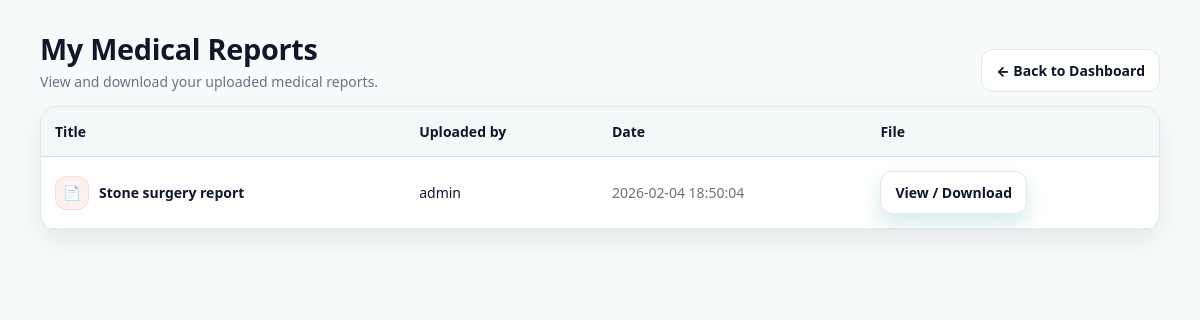
The page /patient/reports.php (signed in) on the database its author committed.
### tables this page shows
CREATE TABLE `reports` (
  `id` int(11) NOT NULL,
  `patient_id` int(11) NOT NULL,
  `title` varchar(150) NOT NULL,
  `file_path` varchar(255) NOT NULL,
  `uploaded_by` enum('admin','patient') NOT NULL,
  `uploaded_at` timestamp NOT NULL DEFAULT current_timestamp()
);

### patient/reports.php (the view, shortened to what this page needs)
<?php
require_once "../config/db.php";
$pid = (int)$_SESSION["user_id"];
$stmt = $conn->prepare("
  SELECT title, file_path, uploaded_by, uploaded_at
  FROM reports
  WHERE patient_id=?
  ORDER BY uploaded_at DESC
");
$stmt->bind_param("i", $pid);
$stmt->execute();
$reports = $stmt->get_result();
?>
<!doctype html>
<html lang="en">
<head>
  <link rel="stylesheet" href="../assests/app.css">
</head>
<body>
<main class="container reps-page">
  <div class="reps-topbar">
    <div>
      <h1 class="reps-title">My Medical Reports</h1>
      <p class="reps-subtitle">View and download your uploaded medical reports.</p>
    </div>
    <div class="reps-actions">
      <a class="btn btn-ghost" href="dashboard.php">← Back to Dashboard</a>
    </div>
  </div>
  <?php if($reports->num_rows === 0): ?>
    <div class="reps-empty">
      <div class="reps-empty-ico" aria-hidden="true">📄</div>
      <div>
        <h3 style="margin:0 0 4px;">No reports yet</h3>
        <p class="muted" style="margin:0;">When admin uploads reports, they will appear here.</p>
      </div>
    </div>
  <?php else: ?>
    <div class="reps-card">
      <div class="reps-table-wrap">
        <table class="reps-table">
          <thead>
            <tr>
              <th>Title</th>
              <th>Uploaded by</th>
              <th>Date</th>
              <th>File</th>
            </tr>
          </thead>
          <tbody>
            <?php while($r = $reports->fetch_assoc()): ?>
              <tr>
                <td>
                  <div class="reps-titlecell">
                    <span class="reps-doc" aria-hidden="true">📄</span>
                    <span><?php echo htmlspecialchars($r["title"]); ?></span>
                  </div>
                </td>
                <td><?php echo htmlspecialchars($r["uploaded_by"]); ?></td>
                <td class="reps-date">
                  <?php echo htmlspecialchars($r["uploaded_at"]); ?>
                </td>
                <td>
                  <a class="btn btn-primary btn-sm" href="../<?php echo htmlspecialchars($r["file_path"]); ?>" target="_blank" rel="noopener">
                    View / Download
                  </a>
                </td>
              </tr>
            <?php endwhile; ?>
          </tbody>
        </table>
      </div>
    </div>
  <?php endif; ?>
</main>
</body>
</html>

### assests/app.css (style rules this page uses)
* { box-sizing: border-box; }
html, body { height: 100%; }
body { margin:0; font-family: ui-sans-serif, system-ui, -apple-system, "Segoe UI", Roboto, Arial, "Noto Sans", "Apple Color Emoji","Segoe UI Emoji"; background: #f7fbfb; color:#0f172a; line-height:1.5; }
a { text-decoration:none; color:inherit; }
:root { --teal:#0d9488; --teal-700:#0f766e; --teal-light:#ccfbf1; --coral:#ff6b6b; --coral-light:#ffe4e4; --white:#ffffff; --border:#e5e7eb; --text:#0f172a; --muted:#6b7280; --radius:16px; --shadow:0 10px 28px rgba(2,6,23,0.08); --container: 1120px; --s-1: 6px; --s-2: 10px; --s-3: 14px; --s-4: 18px; --s-5: 24px; --s-6: 34px; }
.container { max-width: var(--container); margin: 0 auto; padding: 0 18px; }
.btn { display:inline-flex; align-items:center; justify-content:center; gap: 8px; padding: 10px 16px; border-radius: 12px; font-size: 14px; font-weight: 800; transition: transform .15s ease, background .15s ease, border-color .15s ease; border: 1px solid transparent; white-space: nowrap; }
.btn-primary { background: var(--teal); color: white; box-shadow: 0 10px 20px rgba(13,148,136,.18); }
.btn-ghost { background: white; border: 1px solid var(--border); color: var(--teal-700); }
h1 { margin: 12px 0 8px; font-size: clamp(26px, 3.2vw, 42px); line-height: 1.12; letter-spacing: -0.02em; }
p { margin: 0; color: var(--muted); }
.container { padding-top: 20px; padding-bottom: 40px; }
a.btn { display:inline-flex; align-items:center; justify-content:center; gap: 8px; padding: 10px 14px; border-radius: 12px; border: 1px solid var(--border); background: white; font-weight: 800; font-size: 14px; color: var(--text); transition: transform .15s ease, background .15s ease, border-color .15s ease; }
.reps-page { padding: clamp(18px, 3.2vw, 32px) 0 50px; }
.reps-topbar { display:flex; justify-content:space-between; align-items:flex-end; flex-wrap:wrap; gap: 12px; margin-bottom: 14px; }
.reps-title { margin: 0 0 6px; font-size: clamp(20px, 2.4vw, 30px); line-height: 1.15; letter-spacing: -0.01em; }
.reps-subtitle { margin: 0; color: var(--muted); font-size: 14px; }
.reps-actions { display:flex; gap: 10px; flex-wrap:wrap; }
.reps-card { background: white; border: 1px solid var(--border); border-radius: var(--radius); box-shadow: var(--shadow); overflow: hidden; }
.reps-table-wrap { width: 100%; overflow-x: auto; }
.reps-table { width: 100%; border-collapse: separate; border-spacing: 0; min-width: 720px; }
.reps-table th, .reps-table td { padding: 14px 14px; text-align: left; border-bottom: 1px solid rgba(15,23,42,.08); vertical-align: middle; font-size: 14px; }
.reps-table thead th { position: sticky; top: 0; background: rgba(13,148,136,.06); border-bottom: 1px solid rgba(13,148,136,.18); font-weight: 900; color: var(--text); z-index: 1; }
.reps-date { color: var(--muted); font-size: 13px; white-space: nowrap; }
.reps-titlecell { display:flex; align-items:center; gap: 10px; font-weight: 800; color: var(--text); }
.reps-doc { width: 34px; height: 34px; border-radius: 12px; display:flex; align-items:center; justify-content:center; background: rgba(255,107,107,.10); border: 1px solid rgba(255,107,107,.18); flex: 0 0 auto; }
.btn-sm { padding: 8px 12px; border-radius: 12px; font-size: 13px; }
.btn-sm { padding: 8px 12px; border-radius: 12px; font-size: 13px; white-space: nowrap; }

### rows shown on the page
reports: title "Stone surgery report", uploaded_by "admin", uploaded_at "2026-02-04 18:50:04"
